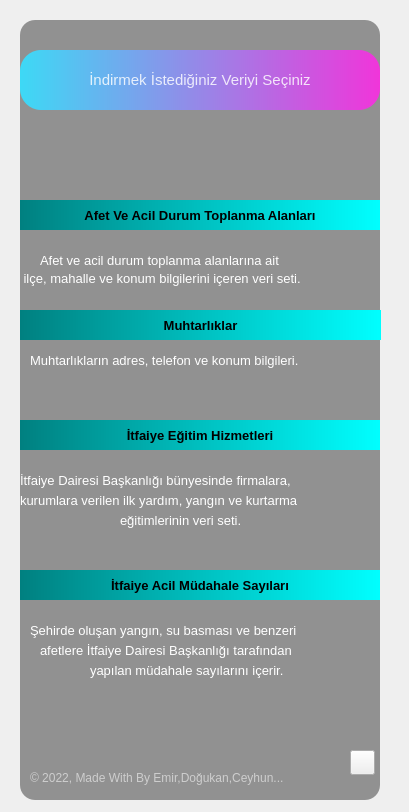
<?xml version="1.0" encoding="UTF-8"?>
<ui version="4.0">
 <class>Form</class>
 <widget class="QWidget" name="Form">
  <property name="geometry">
   <rect>
    <x>0</x>
    <y>0</y>
    <width>409</width>
    <height>812</height>
   </rect>
  </property>
  <property name="windowTitle">
   <string>Form</string>
  </property>
  <property name="styleSheet">
   <string notr="true"/>
  </property>
  <widget class="QLabel" name="label_2">
   <property name="geometry">
    <rect>
     <x>-20</x>
     <y>-10</y>
     <width>450</width>
     <height>867</height>
    </rect>
   </property>
   <property name="styleSheet">
    <string notr="true">border-radius:20px;
border-image: url(:/images/Images/background.png);</string>
   </property>
   <property name="text">
    <string/>
   </property>
  </widget>
  <widget class="QLabel" name="label_6">
   <property name="geometry">
    <rect>
     <x>20</x>
     <y>20</y>
     <width>360</width>
     <height>780</height>
    </rect>
   </property>
   <property name="maximumSize">
    <size>
     <width>1000</width>
     <height>1000</height>
    </size>
   </property>
   <property name="styleSheet">
    <string notr="true">background-color:rgba(0, 0, 0, 100);
border-radius:15px;</string>
   </property>
   <property name="text">
    <string/>
   </property>
  </widget>
  <widget class="QWidget" name="widget" native="true">
   <property name="geometry">
    <rect>
     <x>-20</x>
     <y>-30</y>
     <width>450</width>
     <height>900</height>
    </rect>
   </property>
   <property name="maximumSize">
    <size>
     <width>1000</width>
     <height>1000</height>
    </size>
   </property>
   <property name="styleSheet">
    <string notr="true">QPushButton#pushButton{	
	background-color: qlineargradient(spread:pad, x1:0, y1:0.505682, x2:1, y2:0.477, stop:0 rgba(20, 47, 78, 219), stop:1 rgba(85, 98, 112, 226));
	color:rgba(255, 255, 255, 210);
	border-radius:5px;
}
QPushButton#pushButton:hover{	
	background-color: qlineargradient(spread:pad, x1:0, y1:0.505682, x2:1, y2:0.477, stop:0 rgba(40, 67, 98, 219), stop:1 rgba(105, 118, 132, 226));
}
QPushButton#pushButton:pressed{	
	padding-left:5px;
	padding-top:5px;
	background-color:rgba(105, 118, 132, 200);
}

QPushButton#pushButton_2, #pushButton_3, #pushButton_4, #pushButton_5{	
	background-color: rgba(0, 0, 0, 0);
	color:rgba(85, 98, 112, 255);
}
QPushButton#pushButton_2:hover, #pushButton_3:hover, #pushButton_4:hover, #pushButton_5:hover{	
	color:rgba(155, 168, 182, 220);
}
QPushButton#pushButton_2:pressed, #pushButton_3:pressed, #pushButton_4:pressed, #pushButton_5:pressed{	
	padding-left:5px;
	padding-top:5px;
	color:rgba(115, 128, 142, 255);
}</string>
   </property>
   <widget class="QLabel" name="label_5">
    <property name="geometry">
     <rect>
      <x>50</x>
      <y>780</y>
      <width>281</width>
      <height>55</height>
     </rect>
    </property>
    <property name="font">
     <font>
      <family>Arial</family>
     </font>
    </property>
    <property name="styleSheet">
     <string notr="true">color:rgba(255, 255, 255, 140);</string>
    </property>
    <property name="text">
     <string>© 2022, Made With By Emir,Doğukan,Ceyhun...</string>
    </property>
   </widget>
   <widget class="QLabel" name="label_3">
    <property name="geometry">
     <rect>
      <x>60</x>
      <y>280</y>
      <width>381</width>
      <height>21</height>
     </rect>
    </property>
    <property name="font">
     <font>
      <pointsize>10</pointsize>
     </font>
    </property>
    <property name="styleSheet">
     <string notr="true">color:rgb(255,255,255)</string>
    </property>
    <property name="text">
     <string>Afet ve acil durum toplanma alanlarına ait</string>
    </property>
   </widget>
   <widget class="QLabel" name="label_4">
    <property name="geometry">
     <rect>
      <x>40</x>
      <y>300</y>
      <width>371</width>
      <height>16</height>
     </rect>
    </property>
    <property name="font">
     <font>
      <pointsize>10</pointsize>
     </font>
    </property>
    <property name="styleSheet">
     <string notr="true">color:rgb(255,255,255)</string>
    </property>
    <property name="text">
     <string> ilçe, mahalle ve konum bilgilerini içeren veri seti.</string>
    </property>
   </widget>
   <widget class="QLabel" name="label_7">
    <property name="geometry">
     <rect>
      <x>50</x>
      <y>380</y>
      <width>381</width>
      <height>21</height>
     </rect>
    </property>
    <property name="font">
     <font>
      <pointsize>10</pointsize>
     </font>
    </property>
    <property name="styleSheet">
     <string notr="true">color:rgb(255,255,255)</string>
    </property>
    <property name="text">
     <string>Muhtarlıkların adres, telefon ve konum bilgileri.</string>
    </property>
   </widget>
   <widget class="QLabel" name="label_8">
    <property name="geometry">
     <rect>
      <x>40</x>
      <y>500</y>
      <width>361</width>
      <height>21</height>
     </rect>
    </property>
    <property name="font">
     <font>
      <pointsize>10</pointsize>
     </font>
    </property>
    <property name="styleSheet">
     <string notr="true">color:rgb(255,255,255)</string>
    </property>
    <property name="text">
     <string>İtfaiye Dairesi Başkanlığı bünyesinde firmalara,</string>
    </property>
   </widget>
   <widget class="QLabel" name="label_9">
    <property name="geometry">
     <rect>
      <x>40</x>
      <y>520</y>
      <width>361</width>
      <height>21</height>
     </rect>
    </property>
    <property name="font">
     <font>
      <pointsize>10</pointsize>
     </font>
    </property>
    <property name="styleSheet">
     <string notr="true">color:rgb(255,255,255)</string>
    </property>
    <property name="text">
     <string>kurumlara verilen ilk yardım, yangın ve kurtarma </string>
    </property>
   </widget>
   <widget class="QLabel" name="label_10">
    <property name="geometry">
     <rect>
      <x>140</x>
      <y>540</y>
      <width>161</width>
      <height>21</height>
     </rect>
    </property>
    <property name="font">
     <font>
      <pointsize>10</pointsize>
     </font>
    </property>
    <property name="styleSheet">
     <string notr="true">color:rgb(255,255,255)</string>
    </property>
    <property name="text">
     <string>eğitimlerinin veri seti.</string>
    </property>
   </widget>
   <widget class="QLabel" name="label_11">
    <property name="geometry">
     <rect>
      <x>50</x>
      <y>650</y>
      <width>341</width>
      <height>21</height>
     </rect>
    </property>
    <property name="font">
     <font>
      <pointsize>10</pointsize>
     </font>
    </property>
    <property name="styleSheet">
     <string notr="true">color:rgb(255,255,255)</string>
    </property>
    <property name="text">
     <string>Şehirde oluşan yangın, su basması ve benzeri</string>
    </property>
   </widget>
   <widget class="QLabel" name="label_12">
    <property name="geometry">
     <rect>
      <x>60</x>
      <y>670</y>
      <width>331</width>
      <height>21</height>
     </rect>
    </property>
    <property name="font">
     <font>
      <pointsize>10</pointsize>
     </font>
    </property>
    <property name="styleSheet">
     <string notr="true">color:rgb(255,255,255)</string>
    </property>
    <property name="text">
     <string>afetlere İtfaiye Dairesi Başkanlığı tarafından </string>
    </property>
   </widget>
   <widget class="QLabel" name="label_13">
    <property name="geometry">
     <rect>
      <x>110</x>
      <y>690</y>
      <width>251</width>
      <height>21</height>
     </rect>
    </property>
    <property name="font">
     <font>
      <pointsize>10</pointsize>
     </font>
    </property>
    <property name="styleSheet">
     <string notr="true">color:rgb(255,255,255)</string>
    </property>
    <property name="text">
     <string>yapılan müdahale sayılarını içerir.</string>
    </property>
   </widget>
   <widget class="QPushButton" name="btn_geri">
    <property name="geometry">
     <rect>
      <x>370</x>
      <y>780</y>
      <width>25</width>
      <height>25</height>
     </rect>
    </property>
    <property name="font">
     <font>
      <pointsize>11</pointsize>
      <weight>50</weight>
      <bold>false</bold>
      <underline>false</underline>
     </font>
    </property>
    <property name="styleSheet">
     <string notr="true">color:rgb(0,0,0)
</string>
    </property>
    <property name="text">
     <string/>
    </property>
    <property name="icon">
     <iconset>
      <normaloff>Images/geri.png</normaloff>Images/geri.png</iconset>
    </property>
   </widget>
   <widget class="QPushButton" name="pushButton">
    <property name="geometry">
     <rect>
      <x>40</x>
      <y>80</y>
      <width>360</width>
      <height>60</height>
     </rect>
    </property>
    <property name="font">
     <font>
      <pointsize>11</pointsize>
     </font>
    </property>
    <property name="styleSheet">
     <string notr="true">background-color: qlineargradient(spread:pad, x1:0, y1:0, x2:1, y2:0, stop:0 rgb(61, 217, 245), stop:1 rgb(240, 53, 218));border-radius:21px;

</string>
    </property>
    <property name="text">
     <string>İndirmek İstediğiniz Veriyi Seçiniz</string>
    </property>
   </widget>
   <widget class="QPushButton" name="pushButton_2">
    <property name="geometry">
     <rect>
      <x>40</x>
      <y>230</y>
      <width>360</width>
      <height>30</height>
     </rect>
    </property>
    <property name="font">
     <font>
      <family>Microsoft YaHei UI</family>
      <pointsize>10</pointsize>
      <weight>75</weight>
      <italic>false</italic>
      <bold>true</bold>
     </font>
    </property>
    <property name="cursor">
     <cursorShape>OpenHandCursor</cursorShape>
    </property>
    <property name="styleSheet">
     <string notr="true">font: 75 10pt &quot;Microsoft YaHei UI&quot;;
font-weight: bold;
color: darkgold;
background-color: qlineargradient(spread:pad, x1:0, y1:0, x2:1, y2:0, stop:0 rgb(0,128,128), stop:1 rgb(0, 255, 255));
border-style: solid;
border-radius:21px;</string>
    </property>
    <property name="text">
     <string>Afet Ve Acil Durum Toplanma Alanları</string>
    </property>
   </widget>
   <widget class="QPushButton" name="pushButton_3">
    <property name="geometry">
     <rect>
      <x>40</x>
      <y>340</y>
      <width>361</width>
      <height>30</height>
     </rect>
    </property>
    <property name="font">
     <font>
      <family>Microsoft YaHei UI</family>
      <pointsize>10</pointsize>
      <weight>75</weight>
      <italic>false</italic>
      <bold>true</bold>
     </font>
    </property>
    <property name="cursor">
     <cursorShape>OpenHandCursor</cursorShape>
    </property>
    <property name="styleSheet">
     <string notr="true">font: 75 10pt &quot;Microsoft YaHei UI&quot;;
font-weight: bold;
color: darkgold;
background-color: qlineargradient(spread:pad, x1:0, y1:0, x2:1, y2:0, stop:0 rgb(0,128,128), stop:1 rgb(0, 255, 255));
border-style: solid;
border-radius:21px;</string>
    </property>
    <property name="text">
     <string>Muhtarlıklar</string>
    </property>
   </widget>
   <widget class="QPushButton" name="pushButton_4">
    <property name="geometry">
     <rect>
      <x>40</x>
      <y>450</y>
      <width>360</width>
      <height>30</height>
     </rect>
    </property>
    <property name="font">
     <font>
      <family>Microsoft YaHei UI</family>
      <pointsize>10</pointsize>
      <weight>75</weight>
      <italic>false</italic>
      <bold>true</bold>
     </font>
    </property>
    <property name="cursor">
     <cursorShape>OpenHandCursor</cursorShape>
    </property>
    <property name="styleSheet">
     <string notr="true">font: 75 10pt &quot;Microsoft YaHei UI&quot;;
font-weight: bold;
color: darkgold;
background-color: qlineargradient(spread:pad, x1:0, y1:0, x2:1, y2:0, stop:0 rgb(0,128,128), stop:1 rgb(0, 255, 255));
border-style: solid;
border-radius:21px;
</string>
    </property>
    <property name="text">
     <string>İtfaiye Eğitim Hizmetleri</string>
    </property>
   </widget>
   <widget class="QPushButton" name="pushButton_5">
    <property name="geometry">
     <rect>
      <x>40</x>
      <y>600</y>
      <width>360</width>
      <height>30</height>
     </rect>
    </property>
    <property name="font">
     <font>
      <family>Microsoft YaHei UI</family>
      <pointsize>10</pointsize>
      <weight>75</weight>
      <italic>false</italic>
      <bold>true</bold>
     </font>
    </property>
    <property name="cursor">
     <cursorShape>OpenHandCursor</cursorShape>
    </property>
    <property name="styleSheet">
     <string notr="true">font: 75 10pt &quot;Microsoft YaHei UI&quot;;
font-weight: bold;
color: darkgold;
background-color: qlineargradient(spread:pad, x1:0, y1:0, x2:1, y2:0, stop:0 rgb(0,128,128), stop:1 rgb(0, 255, 255));
border-style: solid;
border-radius:21px;</string>
    </property>
    <property name="text">
     <string>İtfaiye Acil Müdahale Sayıları</string>
    </property>
   </widget>
  </widget>
 </widget>
 <resources>
  <include location="res.qrc"/>
 </resources>
 <connections/>
</ui>
